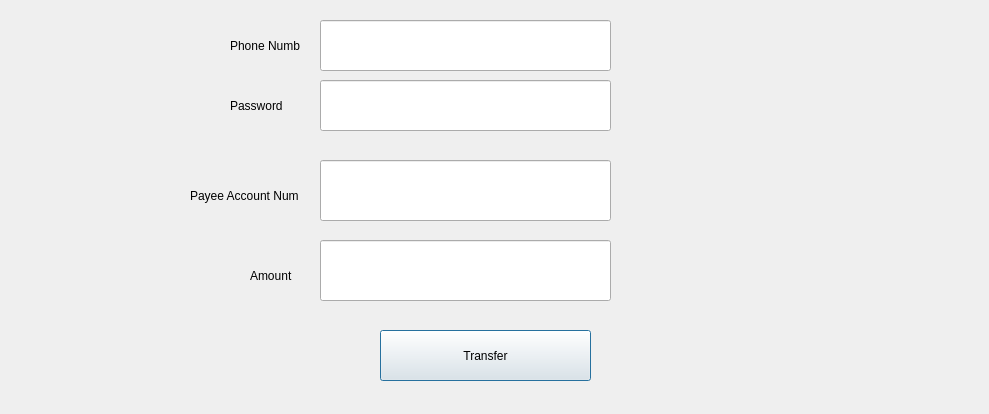
<?xml version="1.0" encoding="UTF-8"?>
<ui version="4.0">
 <class>Dialog</class>
 <widget class="QDialog" name="Dialog">
  <property name="geometry">
   <rect>
    <x>0</x>
    <y>0</y>
    <width>989</width>
    <height>414</height>
   </rect>
  </property>
  <property name="windowTitle">
   <string>Dialog</string>
  </property>
  <widget class="QLineEdit" name="lineEdit">
   <property name="geometry">
    <rect>
     <x>320</x>
     <y>20</y>
     <width>291</width>
     <height>51</height>
    </rect>
   </property>
  </widget>
  <widget class="QLineEdit" name="lineEdit_2">
   <property name="geometry">
    <rect>
     <x>320</x>
     <y>80</y>
     <width>291</width>
     <height>51</height>
    </rect>
   </property>
  </widget>
  <widget class="QLabel" name="label">
   <property name="geometry">
    <rect>
     <x>230</x>
     <y>20</y>
     <width>131</width>
     <height>51</height>
    </rect>
   </property>
   <property name="text">
    <string>Phone Numb</string>
   </property>
  </widget>
  <widget class="QLabel" name="label_2">
   <property name="geometry">
    <rect>
     <x>230</x>
     <y>80</y>
     <width>131</width>
     <height>51</height>
    </rect>
   </property>
   <property name="text">
    <string>Password</string>
   </property>
  </widget>
  <widget class="QLineEdit" name="lineEdit_3">
   <property name="geometry">
    <rect>
     <x>320</x>
     <y>160</y>
     <width>291</width>
     <height>61</height>
    </rect>
   </property>
  </widget>
  <widget class="QLabel" name="label_3">
   <property name="geometry">
    <rect>
     <x>190</x>
     <y>180</y>
     <width>131</width>
     <height>31</height>
    </rect>
   </property>
   <property name="text">
    <string>Payee Account Num</string>
   </property>
  </widget>
  <widget class="QLabel" name="label_4">
   <property name="geometry">
    <rect>
     <x>250</x>
     <y>260</y>
     <width>61</width>
     <height>31</height>
    </rect>
   </property>
   <property name="text">
    <string>Amount</string>
   </property>
  </widget>
  <widget class="QLineEdit" name="lineEdit_4">
   <property name="geometry">
    <rect>
     <x>320</x>
     <y>240</y>
     <width>291</width>
     <height>61</height>
    </rect>
   </property>
  </widget>
  <widget class="QPushButton" name="pushButton">
   <property name="geometry">
    <rect>
     <x>380</x>
     <y>330</y>
     <width>211</width>
     <height>51</height>
    </rect>
   </property>
   <property name="text">
    <string>Transfer</string>
   </property>
  </widget>
 </widget>
 <resources/>
 <connections/>
</ui>
